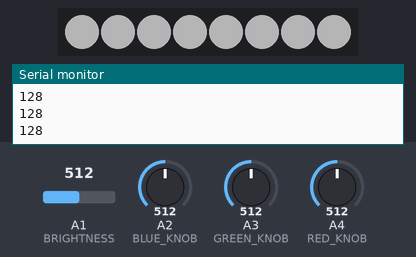
Simulated run of this sketch. Board: Arduino Uno, built with avr-gcc and run on an emulated ATmega328P. Shown: 8 RGB LEDs in strip order, left to right, the last lines printed to the serial monitor. The inputs (shaded band) are chosen by the test bench; at power-on: A4 (RED_KNOB) = 512, A2 (BLUE_KNOB) = 512, A3 (GREEN_KNOB) = 512, A1 (BRIGHTNESS) = 512. Dim RGB values are drawn brighter than linear.

Above: at 1.2 s.
1.3 s: A4 (RED_KNOB) set to 716
At 2.0 s:
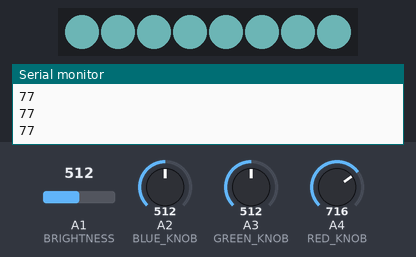
2.8 s: A2 (BLUE_KNOB) set to 716
At 3.7 s:
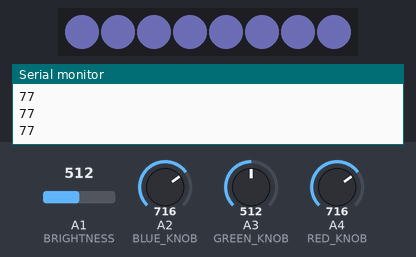
4.3 s: A3 (GREEN_KNOB) set to 306
At 4.7 s:
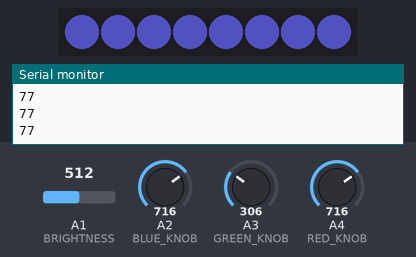
5.8 s: A4 (RED_KNOB) set to 306
At 6.4 s:
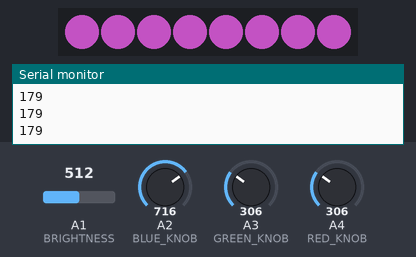
7.3 s: A3 (GREEN_KNOB) set to 30
At 8.1 s:
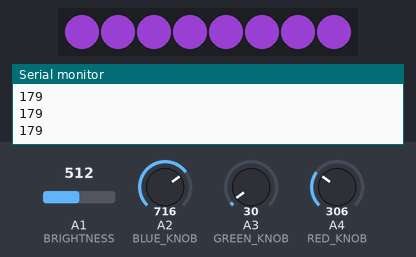
8.8 s: A3 (GREEN_KNOB) set to 716
At 9.8 s:
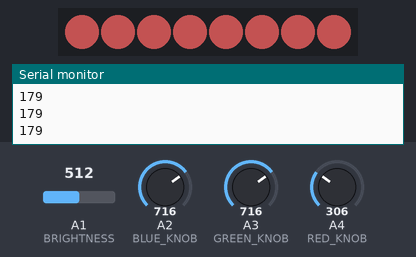
Timing chart, 0 to 11.3 s (numbered marks = the images above; inputs shaded):
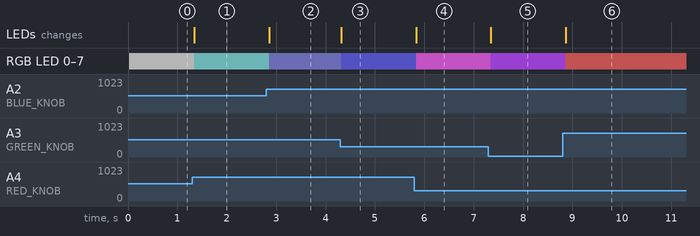

Measured:
- after the input at 1.3 s, RGB LED 0–7: RGB(64, 64, 64) → RGB(38, 64, 64) at once; the LEDs: change at once (image 1)
- after the input at 2.8 s, RGB LED 0–7: RGB(38, 64, 64) → RGB(38, 38, 64) after 0.06 s; the LEDs: change after 0.06 s (image 2)
- after the input at 4.3 s, RGB LED 0–7: RGB(38, 38, 64) → RGB(38, 38, 90) at once; the LEDs: change at once (image 3)
- after the input at 5.8 s, RGB LED 0–7: RGB(38, 38, 90) → RGB(90, 38, 90) at once; the LEDs: change at once (image 4)
- after the input at 7.3 s, RGB LED 0–7: RGB(90, 38, 90) → RGB(90, 38, 124) after 0.05 s; the LEDs: change after 0.05 s (image 5)
- after the input at 8.8 s, RGB LED 0–7: RGB(90, 38, 124) → RGB(90, 38, 38) after 0.06 s; the LEDs: change after 0.06 s (image 6)

The sketch:

LED_LAMP.ino
```cpp
#include <FastLED.h>
#define LED_PIN 7
#define RED_KNOB A4
#define GREEN_KNOB A3
#define BLUE_KNOB A2
#define BRIGHTNESS A1
#define NUM_LEDS 8
int RED_VAL,BLUE_VAL,GREEN_VAL,BRIGHTNESS_VAL;
CRGB leds[NUM_LEDS];

void setup() {
  Serial.begin(9600);
  //LED Callibration
  FastLED.addLeds<WS2812, LED_PIN, GRB>(leds, NUM_LEDS);
  FastLED.setMaxPowerInVoltsAndMilliamps(5,500);
  FastLED.clear();
  FastLED.show();
}

void loop() {
  RED_VAL = map(analogRead(RED_KNOB),0,1023,255,0);
  GREEN_VAL = map(analogRead(GREEN_KNOB),0,1023,255,0);
  BLUE_VAL = map(analogRead(BLUE_KNOB),0,1023,255,0);
  BRIGHTNESS_VAL = map(analogRead(BRIGHTNESS),0,1023,255,0);
  Serial.println(RED_VAL);
  for(int i=0;i<NUM_LEDS;i++){
    leds[i]=CRGB(RED_VAL,BLUE_VAL, GREEN_VAL);
    FastLED.setBrightness(BRIGHTNESS_VAL);
    FastLED.show();
  }
  delay(30);
}
```
